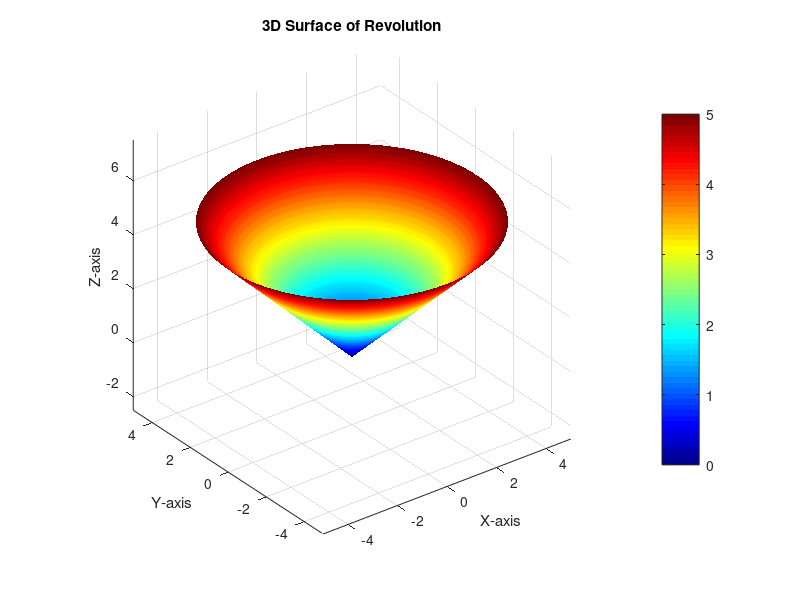

This figure's MATLAB source:
% MATLAB Script to Plot a 3D Surface of Revolution
% Author: Jackson Saunders
% Date: 7/14/24

% Clear variables and close figures
clear all; close all; clc;

%% ================== Important Parameters (Edit these to define your surface) ==================

% Define the function to revolve (as an anonymous function)
% Example functions:
% f = @(x) sin(x);          % Sine function
% f = @(x) exp(-x);         % Exponential decay
% f = @(x) x.^2;            % Parabola
% f = @(x) sqrt(x);         % Square root function
f = @(x) x

% Define the range for x (domain of the function)
x_min = 0; x_max = 5;

% Define the range for theta (angle around the axis)
theta_min = 0; theta_max = 2*pi;

% Number of points in x and theta directions (controls the grid density)
num_x = 100;
num_theta = 100;

% Axis of revolution ('z', 'x', or 'y')
axis_of_revolution = 'z';   % Options: 'x', 'y', 'z'

%% =============================== Plotting the Surface of Revolution =========================================

% Create a grid of x and theta values
x = linspace(x_min, x_max, num_x);
theta = linspace(theta_min, theta_max, num_theta);
[X, Theta] = meshgrid(x, theta);

% Evaluate the function
Y = f(X);

% Calculate the coordinates for the surface of revolution
switch axis_of_revolution
    case 'z'
        % Revolving around the z-axis
        X_rot = Y .* cos(Theta);
        Y_rot = Y .* sin(Theta);
        Z_rot = X;
    case 'x'
        % Revolving around the x-axis
        Y_rot = Y .* cos(Theta);
        Z_rot = Y .* sin(Theta);
        X_rot = X;
    case 'y'
        % Revolving around the y-axis
        X_rot = Y .* cos(Theta);
        Z_rot = Y .* sin(Theta);
        Y_rot = X;
    otherwise
        error('Invalid axis of revolution selected.');
end

% Plotting the surface
surf(X_rot, Y_rot, Z_rot);

% ----- Enhance Plot Appearance -----
xlabel('X-axis'); ylabel('Y-axis'); zlabel('Z-axis');
title('3D Surface of Revolution');
axis equal;
grid on;
shading interp;
colormap jet;
colorbar;

% ----- Adjust View -----
view(3);  % 3D view
